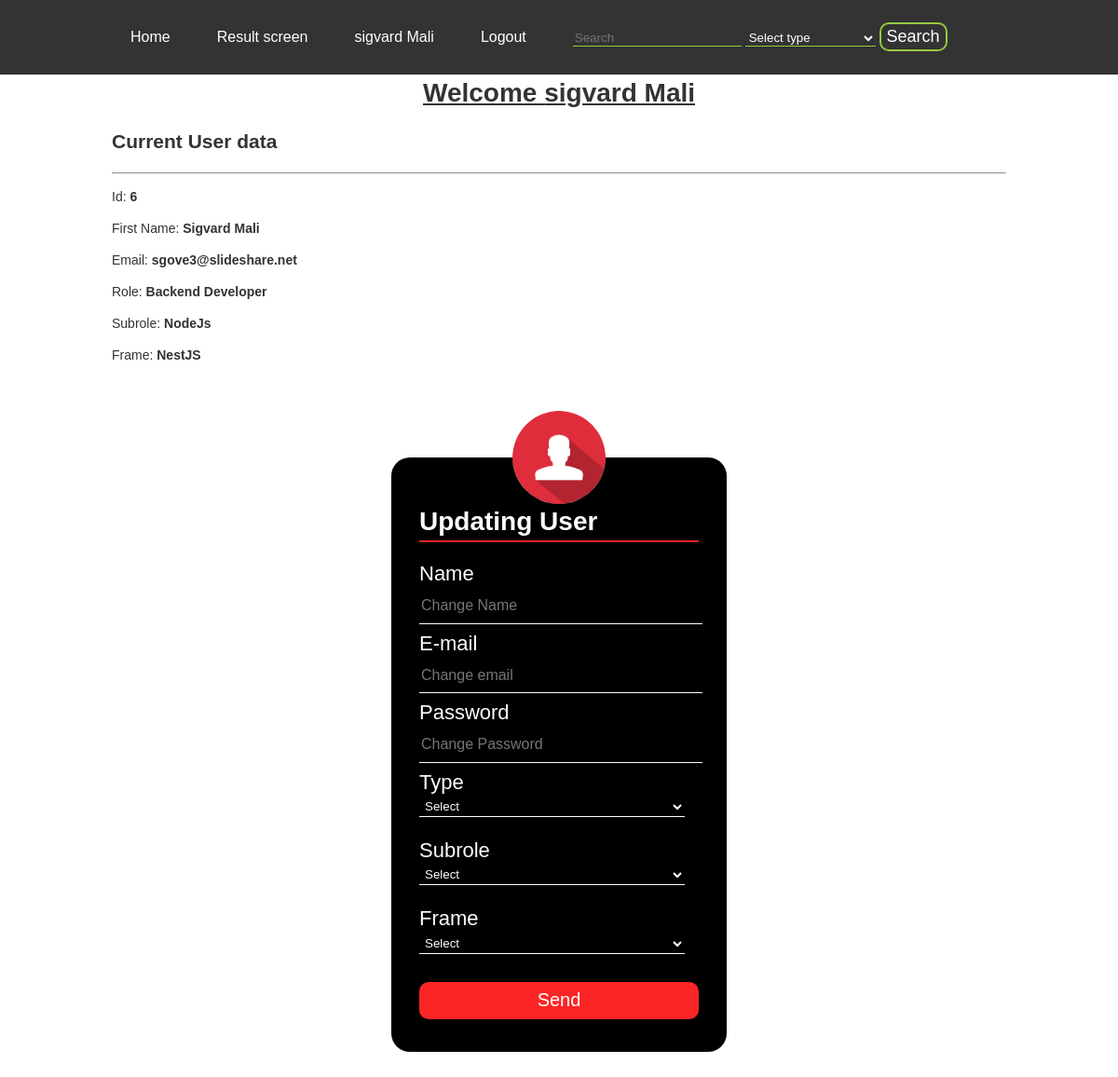
The page /pages/edit?id=6 (signed in) on the database its author committed.
### tables this page shows
CREATE TABLE IF NOT EXISTS `users` (
  `id_user` int(11) NOT NULL AUTO_INCREMENT,
  `name` varchar(45) NOT NULL,
  `email` varchar(255) NOT NULL,
  `password` varchar(45) NOT NULL,
  `role_id` int(11) NOT NULL,
  `subrole_id` int(11) NOT NULL,
  `sub_subrole_id` int(11) NOT NULL,
  PRIMARY KEY (`id_user`),
  KEY `users_roles_idx` (`role_id`),
  KEY `users_subroles_idx` (`subrole_id`),
  KEY `users_sub_subroles_idx` (`sub_subrole_id`)
);

CREATE TABLE IF NOT EXISTS `roles` (
  `id_role` int(11) NOT NULL AUTO_INCREMENT,
  `description` varchar(45) NOT NULL,
  PRIMARY KEY (`id_role`)
);

CREATE TABLE IF NOT EXISTS `subroles` (
  `id_subroles` int(11) NOT NULL AUTO_INCREMENT,
  `sdescription` varchar(45) NOT NULL,
  `roles_id` int(11) NOT NULL,
  PRIMARY KEY (`id_subroles`),
  KEY `subroles_roles_idx` (`roles_id`)
);

CREATE TABLE IF NOT EXISTS `sub_subroles` (
  `id_sub_subroles` int(11) NOT NULL AUTO_INCREMENT,
  `ssdescription` varchar(45) NOT NULL,
  `subrole_id` int(11) NOT NULL,
  PRIMARY KEY (`id_sub_subroles`),
  KEY `sub_subroles_subrole_idx` (`subrole_id`)
);

### classes/View.php (called while the page is built, shortened)
<?php
class View
{
	public static function load(string $folder, string $file)
	{
		require_once('./view/inc/header.php');
		require_once('./view/' . $folder . '/' . $file . '.php');
		require_once('./view/inc/footer.php');
	}
}

### controller/PagesController.php (called while the page is built, shortened)
<?php
class PagesController
{
    public function edit()
    {
        global $conn;
        $oneuser = new User($conn);
        if(isset($_GET['id'])){
            View::$data['one_user'] = $oneuser->getOneUser($_GET['id']);
        }
        View::load('user', 'edit');
    }
}

### classes/Router.php (called while the page is built, shortened)
<?php
class Router
{
	protected $controller = 'PagesController';
	protected $method = 'home';
	protected $url;
	public function __construct($request)
	{
		$this->url = $request;
		$this->availableRoutes();
	}
	public function availableRoutes()
	{
		if (isset($this->url->url_parts[0])) {
			$controller_base = $this->url->url_parts[0];
			$controller_name = ucfirst($controller_base).'Controller';
			if (file_exists('./controller/' . $controller_name . '.php')) {
				$this->controller = $controller_name;
			}
			$this->controller = new $this->controller;
		}
		if (isset($this->url->url_parts[1])) {
			if (method_exists($this->controller, $this->url->url_parts[1])) {
				$this->method = $this->url->url_parts[1];
			}
		}
		$this->params = $this->url->url_parts ? array_values($this->url->url_parts) : [];
		call_user_func_array(array($this->controller, $this->method), $this->params);
	}
}

### index.php (called while the page is built, shortened)
<?php
$request = new Request();
$router = new Router($request);

### model/User.php (called while the page is built, shortened)
<?php
class User
{
	protected $conn = null;
	public function __construct($db)
	{
		$this->conn = $db;
	}
    public function getOneUser($id_user)
    {
        $query  = 'select u.id_user, u.name, u.email, u.password, r.description, s.sdescription, ss.ssdescription';
        $query .= ' from users as u';
        $query .= ' join roles as r on u.role_id = r.id_role';
        $query .= ' join subroles as s on u.subrole_id = s.id_subroles';
        $query .= ' join sub_subroles as ss on u.sub_subrole_id = ss.id_sub_subroles';
        $query .= ' where id_user = :id_user';
        $stmt = $this->conn->prepare($query);
        $stmt->bindParam(':id_user', $id_user);
        $stmt->execute();
        $result = $stmt->fetchAll(PDO::FETCH_ASSOC);
        if ($result) {
            return $result;
        }
        return false;
    }
}

### classes/Request.php (called while the page is built, shortened)
<?php
class Request
{
	protected function get()
	{
		if (isset($_GET['url'])) {
      		return $this->url_parts = explode('/', filter_var(rtrim($_GET['url'], '/'), FILTER_SANITIZE_URL));
    	}
	}
}

### view/user/edit.php (the view, shortened to what this page needs)
<div class="container">
	<div class="details">
		<h2>Current User data</h2>
		<?php foreach (View::$data['one_user'] as $user): ?>
			<hr>
			<p>Id:  <b><?php 		echo $user['id_user']; ?></p></b>
			<p>First Name:  <b><?php 	echo ucfirst($user['name']); ?></p></b>
			<p>Email:  <b><?php 		echo $user['email']; ?></p></b>
			<p>Role:  <b><?php 			echo ucfirst($user['description']); ?></p></b>
			<p>Subrole:  <b><?php 			echo ucfirst($user['sdescription']); ?></p></b>
			<p>Frame:  <b><?php 			echo ucfirst($user['ssdescription']); ?></p></b>
		<?php endforeach; ?>
	</div>
</div>
<div class="formContainer">
		<img class="avatar" src="../../pictures/avatar.png">
		<h1>Updating User</h1>
		<form action="/pages/update" method="post">
			<label for="name">Name</label>
			<input type="text" name="name" placeholder="Change Name" value="">
			<label for="email">E-mail</label>
			<input type="email" name="email" placeholder="Change email" value="">
			<label for="password">Password</label>
			<input type="password" name="password" placeholder="Change Password">
			<label for="role_id">Type</label>
          					<select name="role_id" class="role">
		                    <option value="" disabled selected hidden>Select</option>
		                </select>
		    <label for="subrole_id">Subrole</label>
          					<select name="subrole_id" class="subrole">
		                    <option value="" disabled selected hidden>Select</option>
		                </select>
		    <label for="sub_subrole_id">Frame</label>
          					<select name="sub_subrole_id" class="subsubrole">
		                    <option value="" disabled selected hidden>Select</option>
		                </select>
			<input type="submit" name="edit_user" value="Send">
		</form>
	</div>

### assets/css/main.css (style rules this page uses)
body { margin: 0 auto; font-family: 'Montserrat', sans-serif; font-size: 14px; line-height: 1.42857143; color: #333; background-color: #fff; }
.search form input[type="text"], select { border: none; border-bottom: 1px solid #96c93f; background: transparent; outline: none; color: #fff; }
.search form input:-internal-autofill-selected, select option { background-color: #333; color: #fff; }
.container { width: 80%; margin: 0 auto; margin-bottom: 50px; }
.formContainer { width: 30%; background: #000; border-radius: 20px; color: #fff; margin: 0 auto; margin-bottom: 30px; margin-top: 100px; transform: translate(0%, 0%); box-sizing: border-box; padding: 30px 30px; }
.avatar { width: 100px; height: 100px; border-radius: 50%; position: absolute; top: -50px; left: calc(50% - 50px); }
.formContainer > h1 { border-bottom: 2px solid #fb2525; }
.formContainer label { margin: 0; padding: 0 0 20px; text-align: center; font-size: 22px; }
.formContainer input { width: 100%; margin-bottom: 5px; }
.formContainer input[type="text"], input[type="password"], input[type="email"], input[type="number"] { border: none; border-bottom: 1px solid #fff; background: transparent; outline: none; height: 35px; color: #fff; font-size: 16px; }
.formContainer select { border: none; border-bottom: 1px solid #fff; outline: none; width: 95%; margin-bottom: 20px; padding: 2px; background: transparent; color: #fff; }
.formContainer select option { background-color: #000; color: #fff; }
.formContainer input[type="submit"] { border: none; outline: none; margin-top: 10px; height: 40px; background: #fb2525; color: #fff; font-size: 20px; border-radius: 10px; }

### rows shown on the page
users: id_user "6", name "Sigvard Mali", email "sgove3@slideshare.net", role.description "Backend Developer", subrole.sdescription "NodeJs", sub_subrole.ssdescription "NestJS"

### other values the page prints
$_SESSION['user']['name'] "sigvard Mali"
